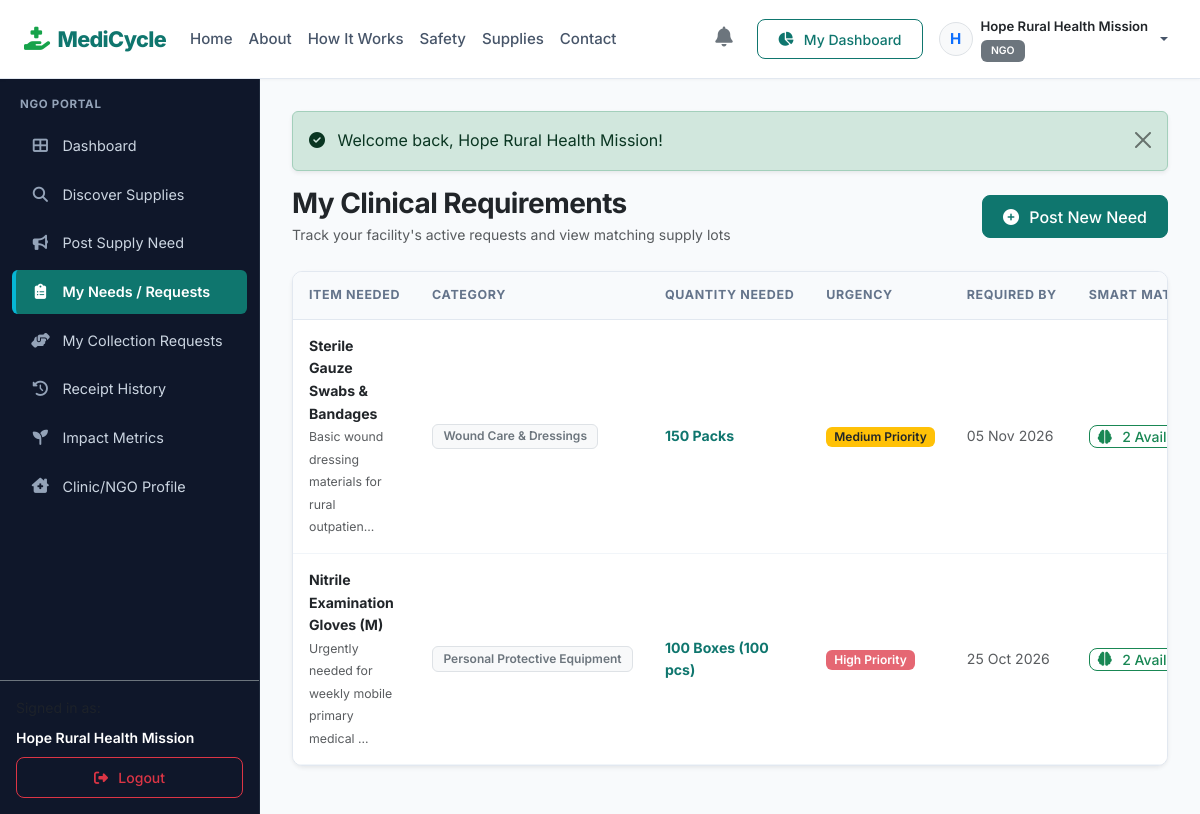
Page /ngo/my-requirements.php (signed in) on the committed database.
### tables this page shows
CREATE TABLE requirements (
    id INT AUTO_INCREMENT PRIMARY KEY,
    organization_id INT NOT NULL,
    supply_name VARCHAR(150) NOT NULL,
    category_id INT NOT NULL,
    required_quantity INT NOT NULL,
    unit VARCHAR(50) NOT NULL DEFAULT 'Units',
    urgency ENUM('Low', 'Medium', 'High', 'Critical') DEFAULT 'Medium',
    required_by DATE NOT NULL,
    city VARCHAR(100) NOT NULL,
    description TEXT,
    status ENUM('Active', 'Fulfilled', 'Cancelled') DEFAULT 'Active',
    created_at TIMESTAMP DEFAULT CURRENT_TIMESTAMP,
    updated_at TIMESTAMP DEFAULT CURRENT_TIMESTAMP ON UPDATE CURRENT_TIMESTAMP,
    CONSTRAINT fk_req_org FOREIGN KEY (organization_id) REFERENCES users(id) ON DELETE CASCADE,
    CONSTRAINT fk_req_category FOREIGN KEY (category_id) REFERENCES categories(id) ON DELETE RESTRICT,
    INDEX idx_req_status (status),
    INDEX idx_req_urgency (urgency)
);

CREATE TABLE categories (
    id INT AUTO_INCREMENT PRIMARY KEY,
    category_name VARCHAR(100) NOT NULL UNIQUE,
    description TEXT,
    icon VARCHAR(50) DEFAULT 'fa-box-medical',
    status ENUM('active', 'inactive') DEFAULT 'active',
    created_at TIMESTAMP DEFAULT CURRENT_TIMESTAMP
);

### ngo/my-requirements.php (the view, shortened to what this page needs)
<?php
require_once __DIR__ . '/../config/config.php';
$userId = $_SESSION['user_id'];
$stmt = $pdo->prepare("SELECT r.*, c.category_name
                       FROM requirements r
                       JOIN categories c ON r.category_id = c.id
                       WHERE r.organization_id = ?
                       ORDER BY r.created_at DESC");
$stmt->execute([$userId]);
$requirements = $stmt->fetchAll();
$suppliesStmt = $pdo->query("SELECT s.*, c.category_name, o.organization_name, o.city
                             FROM medical_supplies s
                             JOIN categories c ON s.category_id = c.id
                             JOIN organizations o ON s.supplier_id = o.user_id
                             WHERE s.status = 'Available' AND s.expiry_date > CURDATE()");
$availableSupplies = $suppliesStmt->fetchAll();
include __DIR__ . '/../includes/header.php';
include __DIR__ . '/../includes/navbar.php';
?>
<div class="app-container">
    <?php include __DIR__ . '/../includes/sidebar.php'; ?>
    <div class="app-content">
        <?php echo render_flash_messages(); ?>
        <div class="d-flex flex-wrap justify-content-between align-items-center mb-4">
            <div>
                <h3 class="fw-bold text-dark mb-1">My Clinical Requirements</h3>
                <p class="text-muted small mb-0">Track your facility's active requests and view matching supply lots</p>
            </div>
            <a href="<?php echo BASE_URL; ?>/ngo/post-requirement.php" class="btn btn-primary">
                <i class="fas fa-plus-circle me-1"></i> Post New Need
            </a>
        </div>
        <div class="card border-0 shadow-sm">
            <div class="card-body p-0">
                <div class="table-responsive">
                    <table class="table table-hover align-middle mb-0">
                        <thead class="table-light">
                            <tr>
                                <th>Item Needed</th>
                                <th>Category</th>
                                <th>Quantity Needed</th>
                                <th>Urgency</th>
                                <th>Required By</th>
                                <th>Smart Matches</th>
                            </tr>
                        </thead>
                        <tbody>
                            <?php if (!empty($requirements)): ?>
                                <?php foreach ($requirements as $r): ?>
                                    <?php
                                        $matchCount = 0;
                                        foreach ($availableSupplies as $s) {
                                            $m = calculate_match_score($s, $r);
                                            if ($m['is_recommended']) {
                                                $matchCount++;
                                            }
                                        }
                                    ?>
                                    <tr>
                                        <td>
                                            <span class="fw-bold text-dark d-block"><?php echo e($r['supply_name']); ?></span>
                                            <?php if (!empty($r['description'])): ?>
                                                <span class="text-muted small"><?php echo e(substr($r['description'], 0, 50)) . '...'; ?></span>
                                            <?php endif; ?>
                                        </td>
                                        <td><span class="badge bg-light text-secondary border"><?php echo e($r['category_name']); ?></span></td>
                                        <td class="fw-bold text-teal"><?php echo number_format($r['required_quantity']) . ' ' . e($r['unit']); ?></td>
                                        <td><?php echo priority_badge($r['urgency']); ?></td>
                                        <td class="small text-muted"><?php echo format_date($r['required_by']); ?></td>
                                        <td>
                                            <?php if ($matchCount > 0): ?>
                                                <button type="button" class="btn btn-sm btn-outline-success py-0 px-2" data-bs-toggle="modal" data-bs-target="#matchModal<?php echo $r['id']; ?>">
                                                    <i class="fas fa-brain me-1"></i> <?php echo $matchCount; ?> Available
                                                </button>
                                            <?php else: ?>
                                                <span class="badge bg-light text-muted border">No match yet</span>
                                            <?php endif; ?>
                                        </td>
                                    </tr>
                                <?php endforeach; ?>
                            <?php endif; ?>
                        </tbody>
                    </table>
                </div>
            </div>
        </div>
    </div>
</div>
<?php include __DIR__ . '/../includes/footer.php'; ?>

### includes/functions.php (shortened to what this page needs)
<?php
function e($string) {
    return htmlspecialchars((string)($string ?? ''), ENT_QUOTES, 'UTF-8');
}
function format_date($dateStr, $format = 'd M Y') {
    $timestamp = strtotime($dateStr);
    return $timestamp ? date($format, $timestamp) : 'N/A';
}
function priority_badge($priority) {
    $priority = trim($priority);
    $class = match(strtolower($priority)) {
        'critical' => 'bg-danger text-white',
        'high'     => 'bg-danger bg-opacity-75 text-white',
        'medium'   => 'bg-warning text-dark',
        'low'      => 'bg-info text-dark',
        default    => 'bg-secondary text-white'
    };
    return '<span class="badge ' . $class . ' px-2 py-1">' . e(ucfirst($priority)) . ' Priority</span>';
}

### rows in the picture
requirements: supply_name "Sterile Gauze Swabs & Bandages", description "Basic wound dressing materials for rural outpatien", category.category_name "Wound Care & Dressings", required_quantity "150", unit "Packs", urgency "Medium", required_by "05 Nov 2026", matchCount "2"
requirements: supply_name "Nitrile Examination Gloves (M)", description "Urgently needed for weekly mobile primary medical", category.category_name "Personal Protective Equipment", required_quantity "100", unit "Boxes (100 pcs)", urgency "High", required_by "25 Oct 2026", matchCount "2"

### other values in the picture
substr($currentUser['name'], 0, 1) "H"
$currentUser['name'] "Hope Rural Health Mission"
$currentUser['role'] "NGO"
$message "Welcome back, Hope Rural Health Mission!"
